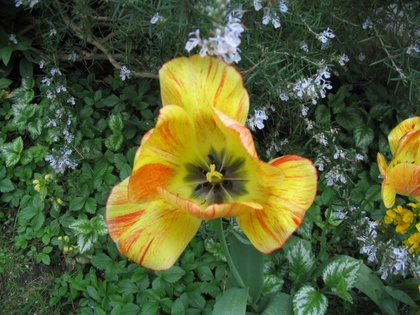
%> input picture imports/ssim/flower.jpg, 420 x 315 px, shrunk from 600 x 450 before the run
$ octave example.m   (GNU Octave 9; MATLAB toolbox functions it lacks are replaced by stand-ins)
%> lines starting %> are read from the running program, lines starting %| are printed output that depends on the picture
### imports/ssim/ssimDescriptor.m
function [resp,drawCoords,salientCoords,uniformCoords]=ssimDescriptor(img,parms,allXCoords,allYCoords)

  %img=TXTreadimg(imgName,parms);

  [resp,drawCoords,salientCoords,uniformCoords]= ...
  calcFresps(img,parms.size,parms.coRelWindowRadius,allXCoords,allYCoords,parms.numRadiiIntervals, ...
                 parms.numThetaIntervals,parms.varNoise,parms.autoVarRadius,parms.saliencyThresh,parms.nChannels);

end


function [ssimMaps,dCoords,sCoords,uCoords]=calcFresps(img,patchSize,coRelWindowRadius,allXCoords,allYCoords, ...
          numRadiiIntervals, numThetaIntervals,varNoise,autoVarRadius,saliencyThresh,nChannels)

if mod(patchSize,2) ~= 1
    fprintf('patchSize was %d. Must be an odd integer.\n',patchSize);
    return
end

NUMradius=(patchSize-1)/2; % Note: patchSize should be odd only
NUMpixels=patchSize*patchSize;

% -- Find all the image patches -----
[NUMrows,NUMcols]=size(img(:,:,1));
[colinds,rowinds]=meshgrid(1:NUMcols,1:NUMrows);
rowinds=rowinds(NUMradius+1:NUMrows-NUMradius,NUMradius+1:NUMcols-NUMradius);
colinds=colinds(NUMradius+1:NUMrows-NUMradius,NUMradius+1:NUMcols-NUMradius);
NUMvalid=numel(rowinds);
rowinds=reshape(rowinds,1,NUMvalid); % Row coordinates for extracting patches
colinds=reshape(colinds,1,NUMvalid); % Col coordinates for extracting patches

rexpand=repmat([-NUMradius:NUMradius]',patchSize,1);
cexpand=reshape(repmat([-NUMradius:NUMradius],patchSize,1),NUMpixels,1);
if (NUMvalid>0),
  rowinds=repmat(rowinds,NUMpixels,1)+repmat(rexpand,1,NUMvalid);
  colinds=repmat(colinds,NUMpixels,1)+repmat(cexpand,1,NUMvalid);
  inds=sub2ind([NUMrows NUMcols],rowinds,colinds);
  clear rowinds colinds; % saving memory
  if nChannels==3,
    ch=img(:,:,1);
    imgpatches(:,:,1)=ch(inds);
    ch=img(:,:,2);
    imgpatches(:,:,2)=ch(inds);
    ch=img(:,:,3);
    imgpatches(:,:,3)=ch(inds);
  else
    imgpatches(:,:)=img(inds);
  end;
  clear inds; % saving memory
else
  imgpatches=[];
end;

counter=1;


simMapParams=makeSimMapParams(coRelWindowRadius,NUMrows,NUMradius,autoVarRadius,numRadiiIntervals, ...
                              numThetaIntervals,varNoise);

% [8 lines of commented-out code are left out]

simMapParams.interiorH=uint32(simMapParams.interiorH);
simMapParams.coRelCircleOffsets=int32(simMapParams.coRelCircleOffsets);
simMapParams.numRadiiIntervals=uint32(simMapParams.numRadiiIntervals);
simMapParams.numThetaIntervals=uint32(simMapParams.numThetaIntervals);
simMapParams.autoVarianceIndices=uint32(simMapParams.autoVarianceIndices-1); % Making it 0 indexed
for i=1:length(simMapParams.binIndices)
  simMapParams.binIndices{i}=uint32(simMapParams.binIndices{i}-1); %Making it 0 indexed
end

ssimMaps=mexFindSimMaps(uint32(allXCoords-1-NUMradius),uint32(allYCoords-1-NUMradius),imgpatches,simMapParams, ...
                        uint32(nChannels));
allCoords(1,:)=allXCoords;allCoords(2,:)=allYCoords;
clear allXCoords allYCoords;
[indsSalient,indsUniform,indsOkay,ssimMaps]=pruneAndScaleMaps(ssimMaps,saliencyThresh); % TO BE COMPLETED
dCoords=allCoords(:,indsOkay);
sCoords=allCoords(:,indsSalient);
uCoords=allCoords(:,indsUniform);
%ssimMaps=ssimMaps(:,indsOkay);

end

% [45 lines left out: functions pruneAndScaleMaps, findSimMap, not called in this run]

function parms=makeSimMapParams(coRelWindowRadius,imgHeight,patchRad,autoVarRadius,numRadiiIntervals,numThetaIntervals ...
                                ,noiseVariance)

  if (autoVarRadius>coRelWindowRadius)
    fprintf('Incorrect data, autoVarRadius cant be greater than coRelWindowRadius\n');keyboard;return;
  end

  parms.interiorH=imgHeight-2*patchRad;
  parms.numPixels=(2*patchRad+1)*(2*patchRad+1);
  parms.varNoise=noiseVariance;
  parms.numThetaIntervals=numThetaIntervals;
  parms.numRadiiIntervals=numRadiiIntervals;
  [xGrid,yGrid]=meshgrid([-coRelWindowRadius:1:coRelWindowRadius],[coRelWindowRadius:-1:-coRelWindowRadius]);
  circleMask=((xGrid.*xGrid+yGrid.*yGrid)<=coRelWindowRadius*coRelWindowRadius);
  circleMask(coRelWindowRadius+1,coRelWindowRadius+1)=0;
  autoVarMask=((xGrid.*xGrid+yGrid.*yGrid)<=autoVarRadius*autoVarRadius);
  autoVarMask(coRelWindowRadius+1,coRelWindowRadius+1)=0; % No need to calc at the pixel location itself
  circleMask=circleMask+autoVarMask;

  radii=xGrid.*xGrid+yGrid.*yGrid;
  thetas=zeros(size(circleMask));
  for x=1:(2*coRelWindowRadius+1)
    for y=1:(2*coRelWindowRadius+1)
      xC=xGrid(x,y);yC=yGrid(x,y);
      xQuad=(xC>=0);yQuad=(yC>=0);
      quad=xQuad*2+yQuad;
      switch quad
        case 0
          if(xC==0), thetas(x,y)=pi;
          else thetas(x,y)=1.5*pi-atan(yC/xC);
          end;
        case 1
          if(xC==0), thetas(x,y)=0;
          else thetas(x,y)=1.5*pi-atan(yC/xC);
          end;
        case 2
          if(xC==0), thetas(x,y)=pi;
          else thetas(x,y)=0.5*pi-atan(yC/xC);
          end;
        case 3
          if(xC==0), thetas(x,y)=0;
          else thetas(x,y)=0.5*pi-atan(yC/xC);
          end;
      end
    end
  end

  thetaInterval=2*pi/numThetaIntervals;
  thetaIndexes=floor(thetas/thetaInterval); % 0 indexed
  radiiInterval=log(1+coRelWindowRadius)/numRadiiIntervals;
  radiiQuants = zeros(1,numRadiiIntervals);
  for i=1 : numRadiiIntervals-1
    radiiQuants(i)=exp(i*radiiInterval)-1;
  end
  radiiQuants(numRadiiIntervals)=coRelWindowRadius;
  radiiQuants=radiiQuants.*radiiQuants; % Using squares of the radii for comparison
  radiiIndexes=zeros(size(circleMask));
  for i=1:length(radiiQuants)
    radiiIndexes=radiiIndexes+(radii<=radiiQuants(i));
  end
  radiiIndexes=radiiIndexes-1; % To make it 0 indexed, Dont worry about pixels which are outside the circle, they will be
                               % pruned anyway

  binIndexes=thetaIndexes*length(radiiQuants)+radiiIndexes;

  xGrid=xGrid(:);yGrid=yGrid(:);circleMask=circleMask(:);binIndexes=binIndexes(:);
  interiorIndices=find(circleMask);
  xGrid=xGrid(interiorIndices);yGrid=yGrid(interiorIndices);binIndexes=binIndexes(interiorIndices);
  circleMask=circleMask(interiorIndices);
  parms.coRelCircleOffsets=(xGrid*parms.interiorH+yGrid)';
  parms.autoVarianceIndices=find(circleMask==2);

  totalBins=numRadiiIntervals*numThetaIntervals;
  for i= 1 : totalBins
    parms.binIndices{i}=find(binIndexes==(i-1));
  end


end

### imports/ssim/example.m
i=double(imread('flower.jpg'));

parms.size=5;
parms.coRelWindowRadius=10;
parms.numRadiiIntervals=2;
parms.numThetaIntervals=4;
parms.varNoise=25*3*36;
parms.autoVarRadius=1;
parms.saliencyThresh=0; % I usually disable saliency checking
parms.nChannels=size(i,3);
%> parms.nChannels = 3

radius=(parms.size-1)/2; % the radius of the patch
%> radius = 2
marg=radius+parms.coRelWindowRadius;
%> marg = 12

% Compute descriptor at every 5 pixels seperation in both X and Y directions
[allXCoords,allYCoords]=meshgrid([marg+1:5:size(i,2)-marg], ...
                                 [marg+1:5:size(i,1)-marg]);

allXCoords=allXCoords(:)';
%> allXCoords = 4720 values from 13 to 408
allYCoords=allYCoords(:)';

fprintf('Computing self similarity descriptors\n');
[resp,drawCoords,salientCoords,uniformCoords]=ssimDescriptor(i ,parms ,allXCoords ,allYCoords);
%> in calcFresps, `[NUMrows,NUMcols]=size(img(:,:,1));`: NUMrows = 315; NUMcols = 420
%> in calcFresps, `rowinds=rowinds(NUMradius+1:NUMrows-NUMradius,NUMradius+1:NUMcols-NUMr..`:
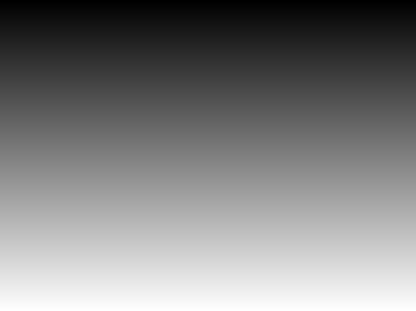
%> rowinds: size 311x416 double; min 3, max 313, mean 158; drawn with min black and max white
%> in calcFresps, `colinds=colinds(NUMradius+1:NUMrows-NUMradius,NUMradius+1:NUMcols-NUMr..`:
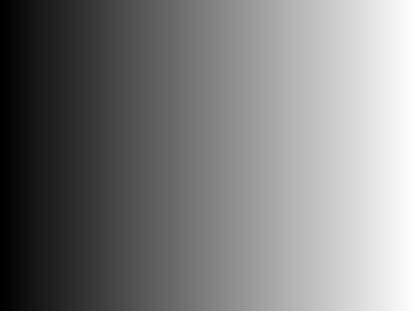
%> colinds: size 311x416 double; min 3, max 418, mean 210.5; drawn with min black and max white
%> in calcFresps, `ch=img(:,:,1);`:
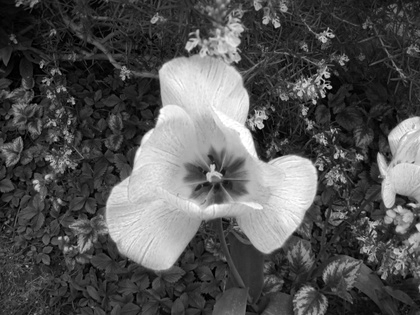
%> ch: size 315x420 double; min 0, max 255, mean 83.8
%> in calcFresps, `ch=img(:,:,2);`:
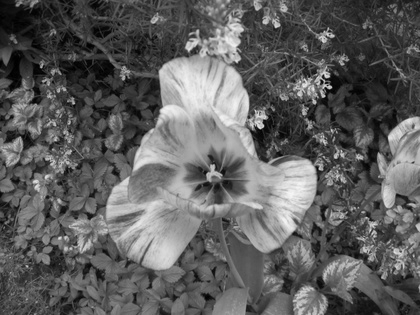
%> ch: size 315x420 double; min 0, max 246, mean 94.5
%> in calcFresps, `ch=img(:,:,3);`:
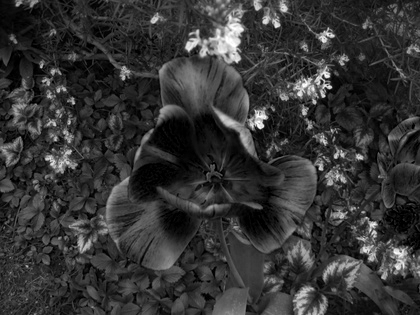
%> ch: size 315x420 double; min 0, max 255, mean 52.8
%> in makeSimMapParams, `parms.interiorH=imgHeight-2*patchRad;`: parms.interiorH = 311
%> in makeSimMapParams, `parms.coRelCircleOffsets=(xGrid*parms.interiorH+yGrid)';`: parms.coRelCircleOffsets = 316 values, max 3110 at index 316, min -3110 at index 1, mean 0
%> in calcFresps, `simMapParams.interiorH=uint32(simMapParams.interiorH);`: simMapParams.interiorH = 311
%> in calcFresps, `simMapParams.coRelCircleOffsets=int32(simMapParams.coRelCircleOffsets);`: simMapParams.coRelCircleOffsets has the same summary as parms.coRelCircleOffsets in makeSimMapParams
%> in calcFresps, `simMapParams.numRadiiIntervals=uint32(simMapParams.numRadiiIntervals);`: simMapParams.numRadiiIntervals = 2
%> in calcFresps, `simMapParams.numThetaIntervals=uint32(simMapParams.numThetaIntervals);`: simMapParams.numThetaIntervals = 4
%> in calcFresps, `simMapParams.autoVarianceIndices=uint32(simMapParams.autoVarianceIndic..`: simMapParams.autoVarianceIndices = [138; 157; 158; 177]
%> the loop in calcFresps, `for i=1:length(simMapParams.binIndices)` made 8 passes
%> the run ends on the next line
